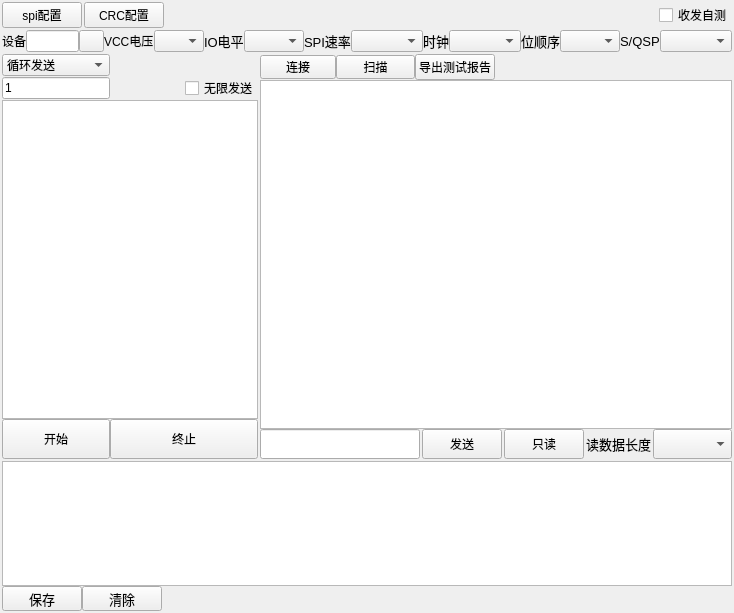
<?xml version="1.0" encoding="UTF-8"?>
<ui version="4.0">
 <class>Application</class>
 <widget class="QWidget" name="Application">
  <property name="geometry">
   <rect>
    <x>0</x>
    <y>0</y>
    <width>734</width>
    <height>613</height>
   </rect>
  </property>
  <property name="sizePolicy">
   <sizepolicy hsizetype="Ignored" vsizetype="Ignored">
    <horstretch>0</horstretch>
    <verstretch>0</verstretch>
   </sizepolicy>
  </property>
  <property name="minimumSize">
   <size>
    <width>0</width>
    <height>0</height>
   </size>
  </property>
  <property name="maximumSize">
   <size>
    <width>2000</width>
    <height>1000</height>
   </size>
  </property>
  <property name="windowTitle">
   <string>SPI上位机</string>
  </property>
  <property name="toolTip">
   <string/>
  </property>
  <layout class="QGridLayout" name="gridLayout_2">
   <property name="leftMargin">
    <number>2</number>
   </property>
   <property name="topMargin">
    <number>2</number>
   </property>
   <property name="rightMargin">
    <number>2</number>
   </property>
   <property name="bottomMargin">
    <number>2</number>
   </property>
   <property name="spacing">
    <number>2</number>
   </property>
   <item row="0" column="0">
    <layout class="QHBoxLayout" name="horizontalLayout_13">
     <item>
      <widget class="QPushButton" name="button_fold_config">
       <property name="text">
        <string>spi配置</string>
       </property>
      </widget>
     </item>
     <item>
      <widget class="QPushButton" name="pushButton_crc_fonfig">
       <property name="text">
        <string>CRC配置</string>
       </property>
      </widget>
     </item>
     <item>
      <spacer name="horizontalSpacer_2">
       <property name="orientation">
        <enum>Qt::Orientation::Horizontal</enum>
       </property>
       <property name="sizeHint" stdset="0">
        <size>
         <width>40</width>
         <height>20</height>
        </size>
       </property>
      </spacer>
     </item>
     <item>
      <widget class="QCheckBox" name="check_box_test">
       <property name="toolTip">
        <string>勾选上此勾选框，连接设备发送和接收端，可自测设备是否正常工作</string>
       </property>
       <property name="text">
        <string>收发自测</string>
       </property>
      </widget>
     </item>
    </layout>
   </item>
   <item row="1" column="0">
    <layout class="QHBoxLayout" name="horizontalLayout_8">
     <property name="spacing">
      <number>0</number>
     </property>
     <item>
      <widget class="QWidget" name="spi_config_widget" native="true">
       <property name="maximumSize">
        <size>
         <width>16777215</width>
         <height>16777215</height>
        </size>
       </property>
       <layout class="QHBoxLayout" name="horizontalLayout_12">
        <property name="spacing">
         <number>0</number>
        </property>
        <property name="leftMargin">
         <number>0</number>
        </property>
        <property name="topMargin">
         <number>0</number>
        </property>
        <property name="rightMargin">
         <number>0</number>
        </property>
        <property name="bottomMargin">
         <number>0</number>
        </property>
        <item>
         <widget class="QLabel" name="label_decive">
          <property name="minimumSize">
           <size>
            <width>0</width>
            <height>0</height>
           </size>
          </property>
          <property name="maximumSize">
           <size>
            <width>35</width>
            <height>25</height>
           </size>
          </property>
          <property name="font">
           <font>
            <pointsize>9</pointsize>
           </font>
          </property>
          <property name="text">
           <string>设备</string>
          </property>
         </widget>
        </item>
        <item>
         <widget class="QLineEdit" name="line_device">
          <property name="minimumSize">
           <size>
            <width>0</width>
            <height>0</height>
           </size>
          </property>
          <property name="maximumSize">
           <size>
            <width>100</width>
            <height>25</height>
           </size>
          </property>
          <property name="font">
           <font>
            <pointsize>9</pointsize>
           </font>
          </property>
          <property name="readOnly">
           <bool>true</bool>
          </property>
         </widget>
        </item>
        <item>
         <widget class="QPushButton" name="button_refresh">
          <property name="maximumSize">
           <size>
            <width>25</width>
            <height>16777215</height>
           </size>
          </property>
          <property name="text">
           <string/>
          </property>
          <property name="icon">
           <iconset theme="QIcon::ThemeIcon::MediaPlaylistRepeat"/>
          </property>
          <property name="iconSize">
           <size>
            <width>13</width>
            <height>13</height>
           </size>
          </property>
         </widget>
        </item>
        <item>
         <widget class="QLabel" name="label_vcc">
          <property name="minimumSize">
           <size>
            <width>0</width>
            <height>0</height>
           </size>
          </property>
          <property name="maximumSize">
           <size>
            <width>50</width>
            <height>25</height>
           </size>
          </property>
          <property name="font">
           <font>
            <pointsize>9</pointsize>
           </font>
          </property>
          <property name="text">
           <string>VCC电压</string>
          </property>
         </widget>
        </item>
        <item>
         <widget class="QComboBox" name="combo_box_vcc">
          <property name="minimumSize">
           <size>
            <width>0</width>
            <height>0</height>
           </size>
          </property>
          <property name="maximumSize">
           <size>
            <width>50</width>
            <height>16777215</height>
           </size>
          </property>
          <property name="font">
           <font>
            <pointsize>9</pointsize>
           </font>
          </property>
         </widget>
        </item>
        <item>
         <widget class="QLabel" name="label_io">
          <property name="minimumSize">
           <size>
            <width>0</width>
            <height>0</height>
           </size>
          </property>
          <property name="maximumSize">
           <size>
            <width>40</width>
            <height>25</height>
           </size>
          </property>
          <property name="font">
           <font>
            <pointsize>10</pointsize>
           </font>
          </property>
          <property name="text">
           <string>IO电平</string>
          </property>
         </widget>
        </item>
        <item>
         <widget class="QComboBox" name="combo_box_io">
          <property name="minimumSize">
           <size>
            <width>0</width>
            <height>0</height>
           </size>
          </property>
          <property name="maximumSize">
           <size>
            <width>60</width>
            <height>16777215</height>
           </size>
          </property>
          <property name="font">
           <font>
            <pointsize>9</pointsize>
           </font>
          </property>
         </widget>
        </item>
        <item>
         <widget class="QLabel" name="label_speed">
          <property name="minimumSize">
           <size>
            <width>0</width>
            <height>0</height>
           </size>
          </property>
          <property name="maximumSize">
           <size>
            <width>50</width>
            <height>25</height>
           </size>
          </property>
          <property name="font">
           <font>
            <pointsize>10</pointsize>
           </font>
          </property>
          <property name="text">
           <string>SPI速率</string>
          </property>
         </widget>
        </item>
        <item>
         <widget class="QComboBox" name="combo_box_speed">
          <property name="minimumSize">
           <size>
            <width>0</width>
            <height>0</height>
           </size>
          </property>
          <property name="maximumSize">
           <size>
            <width>85</width>
            <height>16777215</height>
           </size>
          </property>
          <property name="font">
           <font>
            <pointsize>9</pointsize>
           </font>
          </property>
         </widget>
        </item>
        <item>
         <widget class="QLabel" name="label_clk">
          <property name="minimumSize">
           <size>
            <width>0</width>
            <height>0</height>
           </size>
          </property>
          <property name="maximumSize">
           <size>
            <width>30</width>
            <height>25</height>
           </size>
          </property>
          <property name="font">
           <font>
            <pointsize>10</pointsize>
           </font>
          </property>
          <property name="text">
           <string>时钟</string>
          </property>
         </widget>
        </item>
        <item>
         <widget class="QComboBox" name="combo_box_clk">
          <property name="minimumSize">
           <size>
            <width>0</width>
            <height>0</height>
           </size>
          </property>
          <property name="maximumSize">
           <size>
            <width>100</width>
            <height>16777215</height>
           </size>
          </property>
          <property name="font">
           <font>
            <pointsize>9</pointsize>
           </font>
          </property>
         </widget>
        </item>
        <item>
         <widget class="QLabel" name="label_bit">
          <property name="minimumSize">
           <size>
            <width>0</width>
            <height>0</height>
           </size>
          </property>
          <property name="maximumSize">
           <size>
            <width>40</width>
            <height>25</height>
           </size>
          </property>
          <property name="font">
           <font>
            <pointsize>10</pointsize>
           </font>
          </property>
          <property name="text">
           <string>位顺序</string>
          </property>
         </widget>
        </item>
        <item>
         <widget class="QComboBox" name="combo_box_bit">
          <property name="minimumSize">
           <size>
            <width>0</width>
            <height>0</height>
           </size>
          </property>
          <property name="maximumSize">
           <size>
            <width>60</width>
            <height>16777215</height>
           </size>
          </property>
          <property name="font">
           <font>
            <pointsize>9</pointsize>
           </font>
          </property>
         </widget>
        </item>
        <item>
         <widget class="QLabel" name="label_s_or_q">
          <property name="minimumSize">
           <size>
            <width>0</width>
            <height>0</height>
           </size>
          </property>
          <property name="maximumSize">
           <size>
            <width>40</width>
            <height>25</height>
           </size>
          </property>
          <property name="font">
           <font>
            <pointsize>10</pointsize>
           </font>
          </property>
          <property name="text">
           <string>S/QSPI</string>
          </property>
         </widget>
        </item>
        <item>
         <widget class="QComboBox" name="combo_box_s_or_q">
          <property name="minimumSize">
           <size>
            <width>0</width>
            <height>0</height>
           </size>
          </property>
          <property name="maximumSize">
           <size>
            <width>100</width>
            <height>16777215</height>
           </size>
          </property>
          <property name="font">
           <font>
            <pointsize>9</pointsize>
           </font>
          </property>
         </widget>
        </item>
       </layout>
      </widget>
     </item>
    </layout>
   </item>
   <item row="2" column="0">
    <layout class="QGridLayout" name="gridLayout" rowstretch="0,0">
     <item row="1" column="0">
      <widget class="QWidget" name="log_widget" native="true">
       <property name="sizePolicy">
        <sizepolicy hsizetype="Preferred" vsizetype="Preferred">
         <horstretch>0</horstretch>
         <verstretch>0</verstretch>
        </sizepolicy>
       </property>
       <property name="minimumSize">
        <size>
         <width>0</width>
         <height>0</height>
        </size>
       </property>
       <property name="maximumSize">
        <size>
         <width>16777215</width>
         <height>150</height>
        </size>
       </property>
       <layout class="QGridLayout" name="gridLayout_3">
        <property name="leftMargin">
         <number>0</number>
        </property>
        <property name="topMargin">
         <number>0</number>
        </property>
        <property name="rightMargin">
         <number>0</number>
        </property>
        <property name="bottomMargin">
         <number>0</number>
        </property>
        <property name="spacing">
         <number>0</number>
        </property>
        <item row="2" column="1">
         <widget class="QPushButton" name="button_clear">
          <property name="minimumSize">
           <size>
            <width>80</width>
            <height>25</height>
           </size>
          </property>
          <property name="maximumSize">
           <size>
            <width>50</width>
            <height>25</height>
           </size>
          </property>
          <property name="font">
           <font>
            <family>宋体</family>
            <pointsize>10</pointsize>
           </font>
          </property>
          <property name="toolTip">
           <string>清除</string>
          </property>
          <property name="text">
           <string>清除</string>
          </property>
         </widget>
        </item>
        <item row="0" column="0" colspan="3">
         <widget class="QPlainTextEdit" name="text_log">
          <property name="sizePolicy">
           <sizepolicy hsizetype="Expanding" vsizetype="Expanding">
            <horstretch>0</horstretch>
            <verstretch>0</verstretch>
           </sizepolicy>
          </property>
          <property name="minimumSize">
           <size>
            <width>0</width>
            <height>0</height>
           </size>
          </property>
          <property name="maximumSize">
           <size>
            <width>16777215</width>
            <height>16777215</height>
           </size>
          </property>
          <property name="font">
           <font>
            <family>宋体</family>
            <pointsize>12</pointsize>
           </font>
          </property>
          <property name="frameShadow">
           <enum>QFrame::Shadow::Raised</enum>
          </property>
          <property name="readOnly">
           <bool>true</bool>
          </property>
          <property name="plainText">
           <string/>
          </property>
         </widget>
        </item>
        <item row="2" column="0">
         <widget class="QPushButton" name="button_save">
          <property name="minimumSize">
           <size>
            <width>80</width>
            <height>25</height>
           </size>
          </property>
          <property name="maximumSize">
           <size>
            <width>50</width>
            <height>25</height>
           </size>
          </property>
          <property name="font">
           <font>
            <family>宋体</family>
            <pointsize>10</pointsize>
           </font>
          </property>
          <property name="toolTip">
           <string>保存</string>
          </property>
          <property name="text">
           <string>保存</string>
          </property>
         </widget>
        </item>
       </layout>
      </widget>
     </item>
     <item row="0" column="0">
      <layout class="QGridLayout" name="gridLayout_5" columnstretch="0,1">
       <property name="verticalSpacing">
        <number>0</number>
       </property>
       <item row="0" column="0">
        <layout class="QGridLayout" name="gridLayout_9" rowstretch="0,0,0,0,0">
         <property name="spacing">
          <number>0</number>
         </property>
         <item row="2" column="1">
          <spacer name="horizontalSpacer_3">
           <property name="orientation">
            <enum>Qt::Orientation::Horizontal</enum>
           </property>
           <property name="sizeHint" stdset="0">
            <size>
             <width>40</width>
             <height>20</height>
            </size>
           </property>
          </spacer>
         </item>
         <item row="0" column="0">
          <widget class="QComboBox" name="comboBox_mode_select">
           <item>
            <property name="text">
             <string>循环发送</string>
            </property>
           </item>
           <item>
            <property name="text">
             <string>随机发送</string>
            </property>
           </item>
          </widget>
         </item>
         <item row="4" column="1" colspan="3">
          <widget class="QPushButton" name="MCU_button_stop">
           <property name="sizePolicy">
            <sizepolicy hsizetype="Expanding" vsizetype="Fixed">
             <horstretch>0</horstretch>
             <verstretch>0</verstretch>
            </sizepolicy>
           </property>
           <property name="minimumSize">
            <size>
             <width>0</width>
             <height>40</height>
            </size>
           </property>
           <property name="text">
            <string>终止</string>
           </property>
          </widget>
         </item>
         <item row="2" column="0">
          <widget class="QLineEdit" name="lineEdit_round_input">
           <property name="text">
            <string>1</string>
           </property>
           <property name="placeholderText">
            <string>次数</string>
           </property>
          </widget>
         </item>
         <item row="4" column="0">
          <widget class="QPushButton" name="MCU_button_send">
           <property name="sizePolicy">
            <sizepolicy hsizetype="Expanding" vsizetype="Fixed">
             <horstretch>0</horstretch>
             <verstretch>0</verstretch>
            </sizepolicy>
           </property>
           <property name="minimumSize">
            <size>
             <width>0</width>
             <height>40</height>
            </size>
           </property>
           <property name="text">
            <string>开始</string>
           </property>
          </widget>
         </item>
         <item row="3" column="0" colspan="4">
          <widget class="QListWidget" name="MCU_list_test">
           <property name="minimumSize">
            <size>
             <width>0</width>
             <height>0</height>
            </size>
           </property>
           <property name="maximumSize">
            <size>
             <width>16777215</width>
             <height>16777215</height>
            </size>
           </property>
           <property name="resizeMode">
            <enum>QListView::ResizeMode::Fixed</enum>
           </property>
          </widget>
         </item>
         <item row="0" column="1" colspan="3">
          <spacer name="horizontalSpacer_4">
           <property name="orientation">
            <enum>Qt::Orientation::Horizontal</enum>
           </property>
           <property name="sizeHint" stdset="0">
            <size>
             <width>40</width>
             <height>20</height>
            </size>
           </property>
          </spacer>
         </item>
         <item row="2" column="2">
          <widget class="QCheckBox" name="checkBox_endless">
           <property name="text">
            <string>无限发送</string>
           </property>
          </widget>
         </item>
        </layout>
       </item>
       <item row="0" column="1">
        <layout class="QVBoxLayout" name="verticalLayout_7">
         <property name="spacing">
          <number>0</number>
         </property>
         <item>
          <layout class="QHBoxLayout" name="horizontalLayout_3">
           <item>
            <widget class="QPushButton" name="button_mcu_connect">
             <property name="maximumSize">
              <size>
               <width>76</width>
               <height>24</height>
              </size>
             </property>
             <property name="text">
              <string>连接</string>
             </property>
            </widget>
           </item>
           <item>
            <widget class="QPushButton" name="button_mcu_scan">
             <property name="maximumSize">
              <size>
               <width>79</width>
               <height>24</height>
              </size>
             </property>
             <property name="text">
              <string>扫描</string>
             </property>
            </widget>
           </item>
           <item>
            <widget class="QPushButton" name="button_mcu_export_pdf">
             <property name="text">
              <string>导出测试报告</string>
             </property>
            </widget>
           </item>
           <item>
            <spacer name="horizontalSpacer">
             <property name="orientation">
              <enum>Qt::Orientation::Horizontal</enum>
             </property>
             <property name="sizeHint" stdset="0">
              <size>
               <width>40</width>
               <height>20</height>
              </size>
             </property>
            </spacer>
           </item>
          </layout>
         </item>
         <item>
          <widget class="QListWidget" name="MCU_list_case">
           <property name="minimumSize">
            <size>
             <width>0</width>
             <height>0</height>
            </size>
           </property>
          </widget>
         </item>
         <item>
          <layout class="QHBoxLayout" name="horizontalLayout_14" stretch="0,0,0,0,0">
           <property name="spacing">
            <number>2</number>
           </property>
           <item>
            <widget class="QLineEdit" name="MCU_line_test">
             <property name="minimumSize">
              <size>
               <width>0</width>
               <height>30</height>
              </size>
             </property>
             <property name="font">
              <font>
               <pointsize>14</pointsize>
              </font>
             </property>
            </widget>
           </item>
           <item>
            <widget class="QPushButton" name="MCU_button_test">
             <property name="minimumSize">
              <size>
               <width>0</width>
               <height>30</height>
              </size>
             </property>
             <property name="text">
              <string>发送</string>
             </property>
            </widget>
           </item>
           <item>
            <widget class="QPushButton" name="button_receive">
             <property name="minimumSize">
              <size>
               <width>0</width>
               <height>30</height>
              </size>
             </property>
             <property name="maximumSize">
              <size>
               <width>16777215</width>
               <height>16777215</height>
              </size>
             </property>
             <property name="text">
              <string>只读</string>
             </property>
            </widget>
           </item>
           <item>
            <widget class="QLabel" name="label_receive_size">
             <property name="minimumSize">
              <size>
               <width>0</width>
               <height>30</height>
              </size>
             </property>
             <property name="maximumSize">
              <size>
               <width>16777215</width>
               <height>16777215</height>
              </size>
             </property>
             <property name="font">
              <font>
               <pointsize>10</pointsize>
               <bold>false</bold>
              </font>
             </property>
             <property name="text">
              <string>读数据长度</string>
             </property>
            </widget>
           </item>
           <item>
            <widget class="QComboBox" name="combo_box_size">
             <property name="minimumSize">
              <size>
               <width>0</width>
               <height>30</height>
              </size>
             </property>
             <property name="maximumSize">
              <size>
               <width>16777215</width>
               <height>30</height>
              </size>
             </property>
             <property name="font">
              <font>
               <pointsize>10</pointsize>
              </font>
             </property>
            </widget>
           </item>
          </layout>
         </item>
        </layout>
       </item>
      </layout>
     </item>
    </layout>
   </item>
  </layout>
 </widget>
 <resources/>
 <connections/>
</ui>
